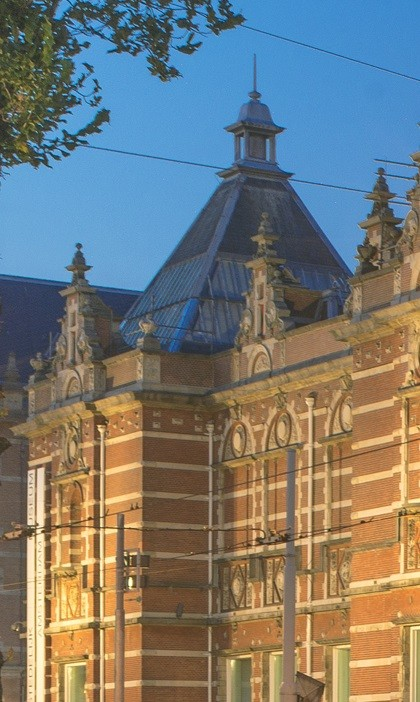
%> input picture CA3/p2/Amsterdam.jpg, 420 x 702 px
$ octave p2.m   (GNU Octave 9; MATLAB toolbox functions it lacks are replaced by stand-ins)
%> lines starting %> are read from the running program, lines starting %| are printed output that depends on the picture
### CA3/p2/xor_cipher.m
function output_img = xor_cipher(input_img, key16_bin)
    if length(key16_bin) ~= 16
        error('The key must be a 16-bit binary string.');
    end

    key1 = uint8(bin2dec(key16_bin(1:8)));
    key2 = uint8(bin2dec(key16_bin(9:16)));

    total_pixels = numel(input_img);
    key_mask = zeros(size(input_img), 'uint8');

    key_mask(1:2:total_pixels) = key1;
    key_mask(2:2:total_pixels) = key2;

    output_img = bitxor(input_img, key_mask);
end

### CA3/p2/p2.m
clc; clear; close all;

img = imread('Amsterdam.jpg');
%> img is the input picture: size 702x420x3 uint8; mean R, G, B 119.9, 121.5, 116.3
if size(img, 3) == 3
    img = rgb2gray(img);
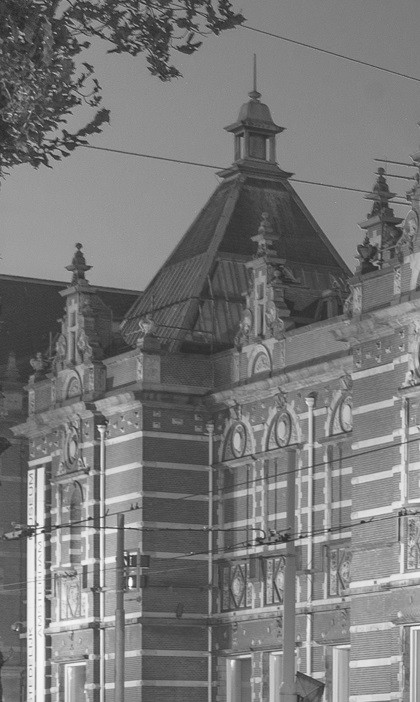
%> img: size 702x420 uint8; min 27, max 251, mean 120.4
end

key16_bin = '1011001111001010';

encrypted_img = xor_cipher(img, key16_bin);
%> in xor_cipher, `key_mask(1:2:total_pixels) = key1;`:
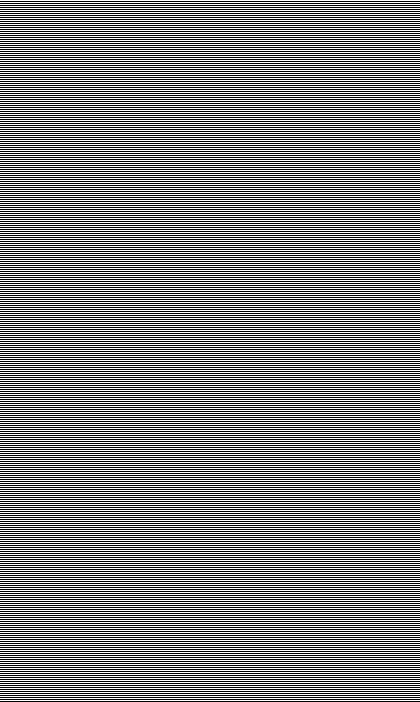
%> key_mask: size 702x420 uint8; values 0 (black) and 179 (white), 50% white in thin lines or dots
%> in xor_cipher, `key_mask(2:2:total_pixels) = key2;`: key_mask: size 702x420 uint8; values 179 (black) and 202 (white), 50% white in thin lines or dots
%> in xor_cipher, `output_img = bitxor(input_img, key_mask);`:
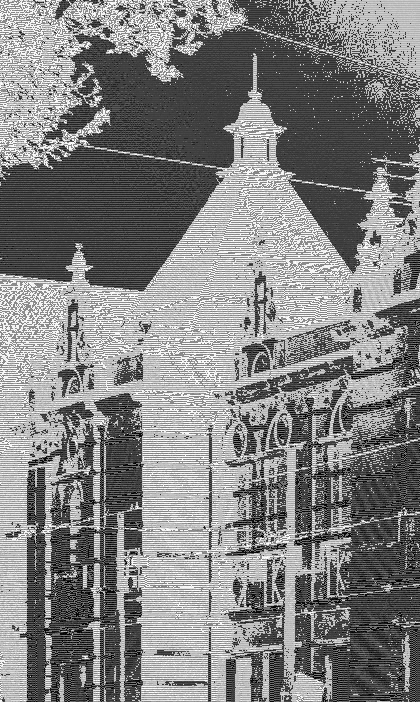
%> output_img: size 702x420 uint8; min 0, max 255, mean 129.1
decrypted_img = xor_cipher(encrypted_img, key16_bin);

figure;
subplot(1, 3, 1);
imshow(img);
title('Original Image');

subplot(1, 3, 2);
imshow(encrypted_img);
title('Encrypted Image');

subplot(1, 3, 3);
imshow(decrypted_img);
title('Decrypted Image');
